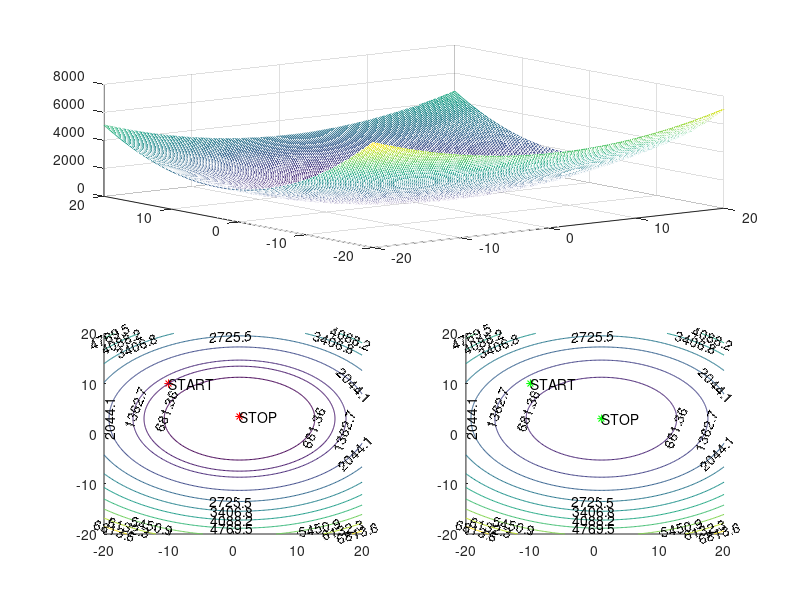

Write the MATLAB code that produced this figure.
function [] = Lab16_szablon()
clc
close all
clear

wybor = 3;

switch wybor
    case 1
        f = @(x,y)x.^2 + y.^2;
        xp = -10;
        xk = 10;
        yp = -10;
        yk = 10;
        xo = -10;
        yo = 10;
        plk = 0.1;
        krok = 1;
    case 2
         f= @(x,y) 3.*x.^4-2/3.*y.^3+2.*x.^2.*y-2.*x.^2+y.^2;
         xp=-1;
         xk=0.4;
         yp=-1;
         yk=1;
         xo=-1;
         yo=1;
         plk =0.02;
         krok = 0.1;  % krok = lambda 
    case 3
         f= @(x,y) 5*(x-1).^2+10*(y-3).^2
         xp=-20;
         xk=20;
         yp=-20;
         yk=20;
         xo=-10;
         yo=10;
         plk =0.2
         krok =1;
     otherwise
         f= @(x,y) 100*(y-x.^2).^2+(1-x).^2;
         xp=-2;
         xk=2;
         yp=-1;
         yk=3;
         xo=-2;
         yo=3;
         plk =0.1;
         krok =0.5;
end
eps = 0.001;

[ x0, y0, dx, dy, iteracje ]=grad_prosty(f,xo,yo,krok,eps);
[ x0, y0, f(x0, y0), iteracje ]

%[x]=gradient(f,3,3);
%[x]

[ x01, y01, dx1, dy1, iteracje1 ]=grad_prostyK(f,xo,yo,krok,eps);
[x01, y01, f(x01, y01), iteracje1]

figure;
% wykres funckji 3d z zaznacoznymi miejscami zerowymi odnalezionymi
% przez podstawowa wersje algorytmu i jej modyfikacje
subplot(2,2,[1,2])
[x,y]=meshgrid(xp:plk:xk,yp:plk:yk);
mesh(x,y,f(x,y));
hold on
 plot3(x0,y0,f(x0,y0),'r.','Markersize', 10);
 plot3(x01,y01,f(x01, y01),'g.','Markersize', 10);

% wyres poziomicowy dla podstawowej wersji metody
subplot(2,2,3);
hold on
z=f(x,y);
[c,h]=contour(x,y,z);
clabel(c,h);
plot(xo,yo,'r*');
text(xo,yo,'START');
plot(x0,y0,'r*');
text(x0,y0,'STOP');
contour(x,y,z,[f(dx(1),dy(1)),f(dx(1),dy(1))])
for i=1:length(dx)-1
    %line([dx,dy],[x0,y0],'Color', 'r', 'Linewidth',2);
    plot(dx(i+1),dy(i+1),'r*');
end

% wyres poziomicowy dla rozszerzonej wersji metody
subplot(2,2,4);
hold on
z=f(x,y);
[c,h]=contour(x,y,z);
clabel(c,h);
plot(xo,yo,'g*');
text(xo,yo,'START');
plot(x01,y01,'g*');
text(x01,y01,'STOP');
contour(x,y,z,[f(dx1(1),dy1(1)),f(dx1(1),dy1(1))])
for i=1:length(dx1)-1
%     line([,],[,],'Color', 'g', 'Linewidth',2);
   plot(dx1(i+1),dy1(i+1),'g*');
end

end

% podstawowa wersja metody
function [ x0, y0, tablx, tably, it, gr ] = grad_prosty( f, x0, y0, krok, eps)
tablx = [x0];
tably = [y0];
it = 0;
i = 0;

while(i<400)
    it=it+1;
    i=i+1;
P0=[x0 y0];
%P0
[gr]=gradient(f, x0, y0);         %gradient działa...
%gr

%A=f(3,3);
%A

norma=sqrt(gr*transpose(gr));
%norma

alfa=krok/norma;
%alfa

Pi=P0-alfa*gr;
%Pi

x0=Pi(1);
y0=Pi(2);
end

end

% metoda rozszerzona o zmniejszanie kroku
function [ x0, y0, tablx, tably, it ] = grad_prostyK( f, x0, y0, krok, eps)

it = 0;
i=0;
while(i<400)
    it=it+1;
    i=i+1;
P0=[x0 y0];
%P0
[gr]=gradient(f, x0, y0);         %gradient działa
%gr

%A=f(3,3);
%A

norma=sqrt(gr*transpose(gr));
%norma

alfa=krok/norma;
%alfa

Pi=P0-alfa*gr;
%Pi

if(f(P0(1),P0(2))<f(Pi(1),Pi(2)))
    krok=krok/2;
else
    tablx = [x0];
    tably = [y0];
end

x0=Pi(1);
y0=Pi(2);

end

end

% funkcja liczaca gradient
function [G] = gradient(f, x0, y0)

h = 0.001;
%h = eps;
%f= @(x,y) 2.*x.^2+y.^2+x-y;

der_x = (f(x0+h,y0)-f(x0-h,y0))/(2.*h);
der_y = (f(x0,y0+h)-f(x0,y0-h))/( 2.*h);

G=[der_x der_y];

end